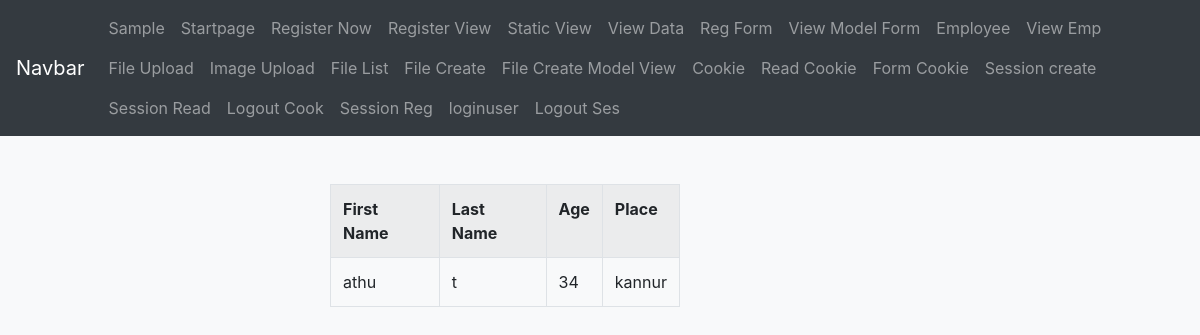
The page /stud/details/ on the database its author committed.
### student/models.py (models this page shows)
class Register(models.Model):
    fname=models.CharField(max_length=45)
    lname=models.CharField(max_length=45)
    age=models.IntegerField()
    place=models.CharField(max_length=45)
    username=models.CharField(max_length=45)
    password=models.CharField(max_length=45)

### student/views.py (the view)
# urls.py: path('details/',details,name='details'),
def details(rq):
    reg1=Register.objects.all()
    return render(rq,'viewregsession.html',{'data1':reg1})

### student/templates/viewregsession.html
{% extends 'nav.html' %}
{% block content%}
<div class="container">
    <div class="row">
        <div class="col-sm-4 offset-3 mt-5">
            <table class="table table-striped table-bordered">
                <tr>
                    <th>First Name</th>
                    <th>Last Name</th>
                    <th>Age</th>
                    <th>Place</th>
                </tr>
                {% for i in data1 %}
                <tr>
                    <td>{{i.fname}}</td>
                    <td>{{i.lname}}</td>
                    <td>{{i.age}}</td>
                    <td>{{i.place}}</td>
                </tr>
                {% endfor %}
            </table>
        </div>
    </div>
</div>
{% endblock content%}

### rows shown on the page
Register: fname "athu", lname "t", age "34", place "kannur"
